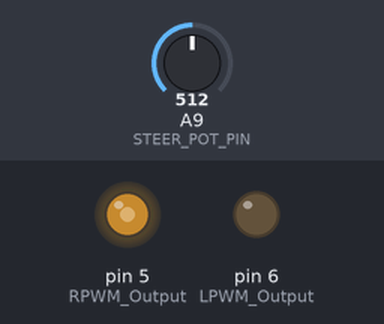
This program was run on a simulated Teensy 4. Shown: output pins drawn as LEDs (lit = HIGH). Inputs (shaded band) come from the test bench; at power-on: A9 (STEER_POT_PIN) = 512. What the program prints to the serial monitor is not drawn.

Above: at 0.1 s.
Timing chart, 0 to 1.6 s (numbered marks = the images above):
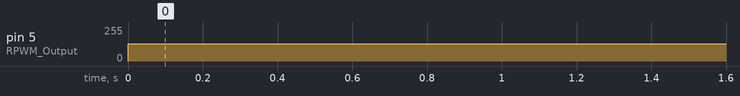

Measured:
- by itself, pin 5 (RPWM_Output): 0/255 → 130/255 at 0.00 s

The program:

main.cpp
```cpp
#include <Arduino.h>
/*
IBT-2 steady-state test for Teensy 4.1
Drives RPWM pin 5 at PWM=130 continuously (move RIGHT).
Reads and prints steering pot (A9) every second.
Pull fuse to reset IBT-2 overcurrent latch, then reinstall.
*/

#define RPWM_Output 5
#define LPWM_Output 6
#define STEER_POT_PIN A9

void setup()
{
  Serial.begin(115200);
  pinMode(RPWM_Output, OUTPUT);
  pinMode(LPWM_Output, OUTPUT);
  analogWrite(RPWM_Output, 0);
  analogWrite(LPWM_Output, 0);
  Serial.println("IBT-2 test: RPWM=130 (RIGHT), reading pot on A9");
}

void loop()
{
  analogWrite(LPWM_Output, 0);
  analogWrite(RPWM_Output, 130);

  int pot = analogRead(STEER_POT_PIN);
  Serial.print("RPWM=130  pot=");
  Serial.println(pot);
  delay(1000);
}
```
